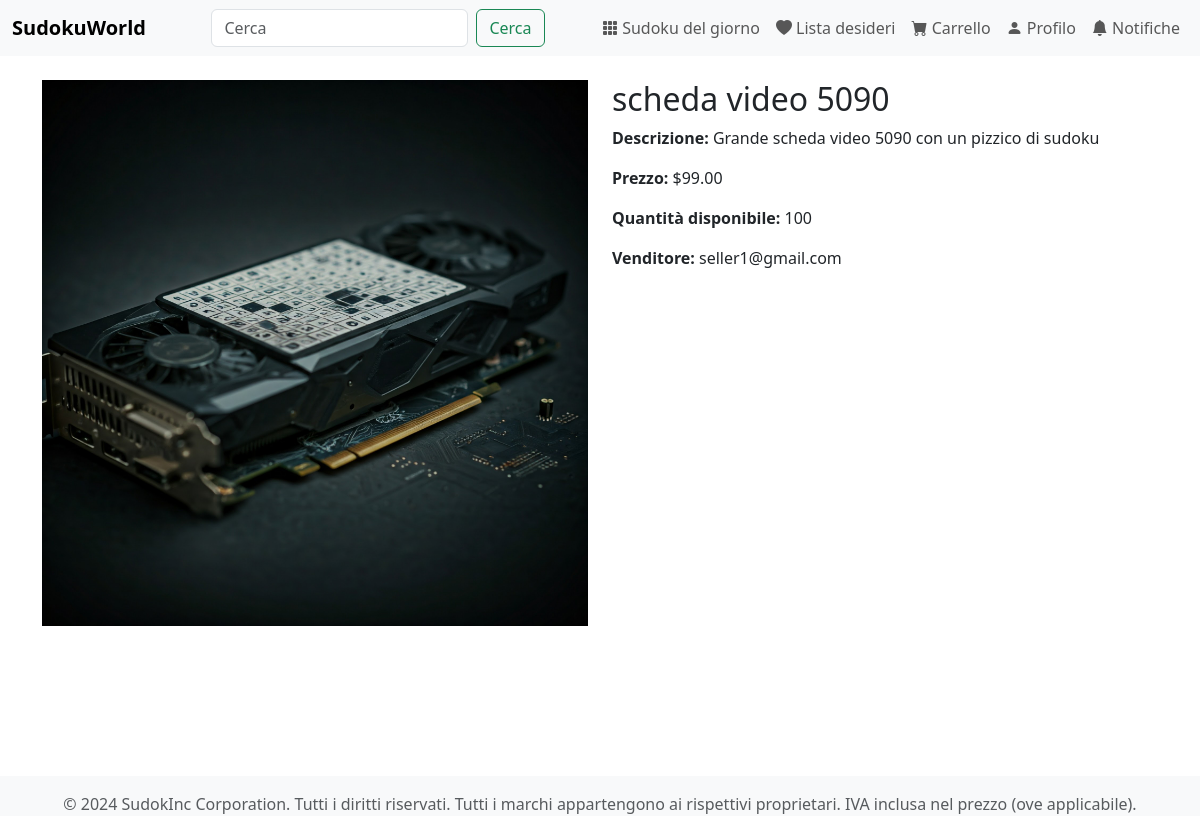
/pages/product.php?id=4, run on the app's committed database.
### tables this page shows
create table PRODUCT (
    id_product int not null auto_increment,
    name varchar(128) not null,
    description varchar(1024) not null,
    price int not null,
    image varchar(128) not null,
    discount int not null,
    availability int not null,
    removed char not null,
    email varchar(64) not null,
    category_tag varchar(32) not null,
    constraint ID_PRODUCT_ID primary key (id_product)
);

### database/Database.php (called while the page is built, shortened)
<?php
class Database
{
    private $db;
    public function __construct($servername, $username, $password, $dbname, $port)
    {
        $this->db = new mysqli($servername, $username, $password, $dbname, $port);
    }
    public function query($query, $param_types, ...$params)
    {
        $stmt = $this->db->prepare($query);
        if ($param_types !== '') {
            $stmt->bind_param($param_types, ...$params);
        }
        $stmt->execute();
        return $stmt->get_result()->fetch_all(MYSQLI_ASSOC);
    }
    public function getProduct($id)
    {
        $query = "SELECT * FROM PRODUCT p WHERE id_product = ?";
        return $this->query($query, 'i', $id);
    }
}

### includes/bootstrap.php (called while the page is built, shortened)
<?php
require_once("../database/Database.php");
$db = new Database("db", "root", "example", "SUDOKUWORLD", 3306);

### classes/Product.php (called while the page is built, shortened)
<?php
class Product
{
    private $name;
    private $price;
    private $description;
    private $img;
    private $seller_email;
    private $availability;
    private $removed;
    public function __construct($id_product, $name, $price, $description, $image, $email, $category_tag, $discount, $availability, $removed = 0)
    {
        $this->name = $name;
        $this->price = $price / 100;
        $this->description = $description;
        $this->img = $image;
        $this->seller_email = $email;
        $this->availability = $availability;
        $this->removed = $removed;
    }
    public function getName()
    {
        return $this->name;
    }
    public function getPrice()
    {
        return $this->price;
    }
    public function getDescription()
    {
        return $this->description;
    }
    public function getImg()
    {
        return $this->img;
    }
    public function getSellerEmail()
    {
        return $this->seller_email;
    }
    public function getAvailability()
    {
        return $this->availability;
    }
    public function isRemoved()
    {
        return $this->removed;
    }
}

### pages/product.php (the view, shortened to what this page needs)
<?php
include_once("../includes/bootstrap.php");
require_once("../includes/functions.php");
require_once("../classes/Product.php");
$productList = $db->getProduct($_GET["id"]);
$product = new Product(...$productList[0]);
include '../includes/header.php';
?>
<main>
    <div class="container mt-4">
        <div class="row">
            <div class="col-md-6">
                <img src="<?= htmlspecialchars($product->getImg()) ?>" class="img-fluid" alt="<?= htmlspecialchars($product->getName()) ?>">
            </div>
            <div class="col-md-6">
                <h2><?= htmlspecialchars($product->getName()) ?></h2>
                <p><strong>Descrizione:</strong> <?= htmlspecialchars($product->getDescription()) ?></p>
                <p><strong>Prezzo:</strong> $<?= number_format($product->getPrice(), 2) ?></p>
                <?php if (!$product->isRemoved()): ?>
                    <p><strong>Quantit&agrave; disponibile:</strong> <?= $product->getAvailability() ?></p>
                <?php endif; ?>
                <p><strong>Venditore:</strong> <?= htmlspecialchars($product->getSellerEmail()) ?></p>
            </div>
        </div>
    </div>
</main>
<?php
include '../includes/footer.php';
?>

### assets/css/style.css (style rules this page uses)
main { min-height: 90vh; display: flex; flex-direction: column; }

### data on the page
product: image (picture), name "scheda video 5090", description "Grande scheda video 5090 con un pizzico di sudoku", availability "100", email "seller1@gmail.com"

### other printed values
$product->getPrice() "99.00"
